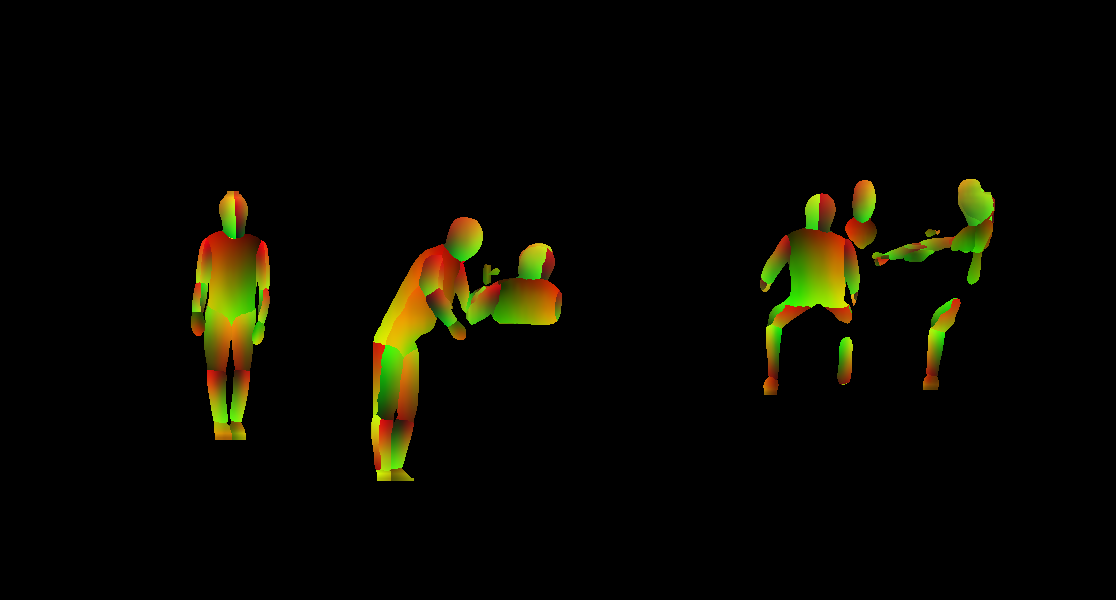
#> input picture DensePoseData/infer_out/demo_im_IUV.png, 1116 x 600 px
$ jupyter execute --allow-errors DensePose-RCNN-Visualize-Results.ipynb
#> lines starting #> are read from the running program, lines starting #| are printed output that depends on the picture
[cell 1]
import numpy
import cv2
import matplotlib.pyplot as plt
import numpy as np

im  = cv2.imread('../DensePoseData/demo_data/demo_im.jpg')
IUV = cv2.imread('../DensePoseData/infer_out/demo_im_IUV.png')
#> IUV is the input picture: shape (600, 1116, 3); mean B, G, R 0.7, 8.4, 9
INDS = cv2.imread('../DensePoseData/infer_out/demo_im_INDS.png',  0)
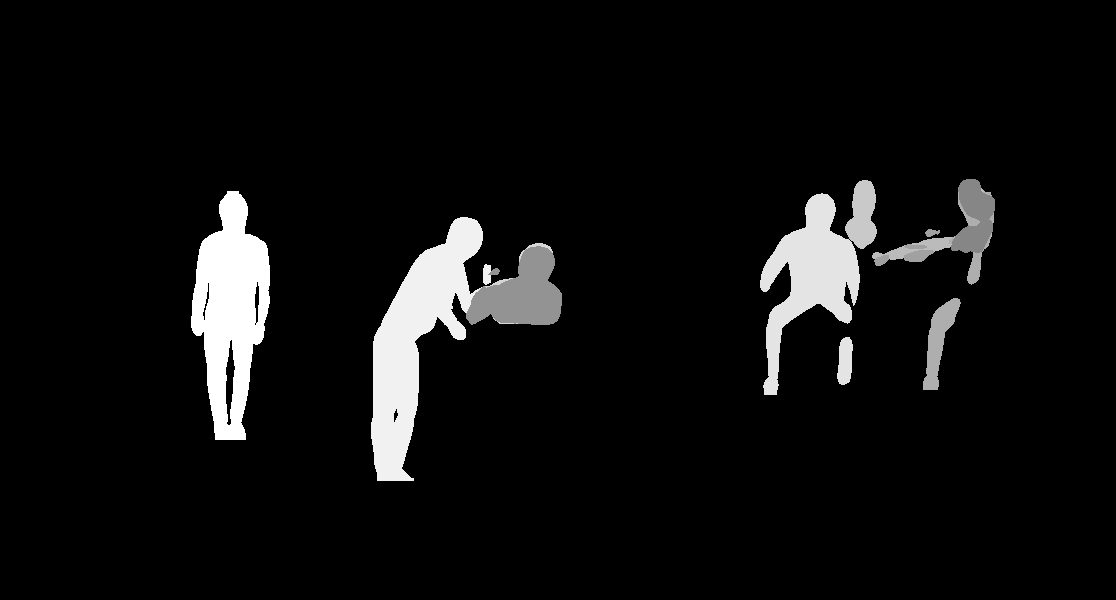
#> input picture DensePoseData/infer_out/demo_im_INDS.png, 1116 x 600 px
#> INDS is the input picture: shape (600, 1116); min 0, max 19, mean 1.12

Let's visualize the I, U and V images.

[cell 2]
fig = plt.figure(figsize=[15,15])
plt.imshow(   np.hstack((IUV[:,:,0]/24. ,IUV[:,:,1]/256. ,IUV[:,:,2]/256.))  )
plt.title('I, U and V images.')
plt.axis('off') ; plt.show()
#> after `plt.axis('off')`:
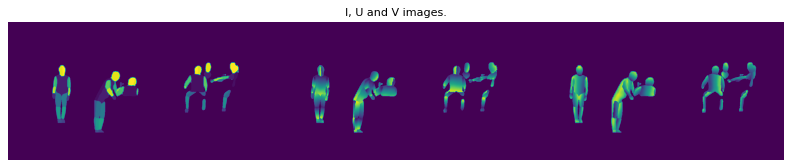
#> figure drawn by matplotlib, 1 panel
